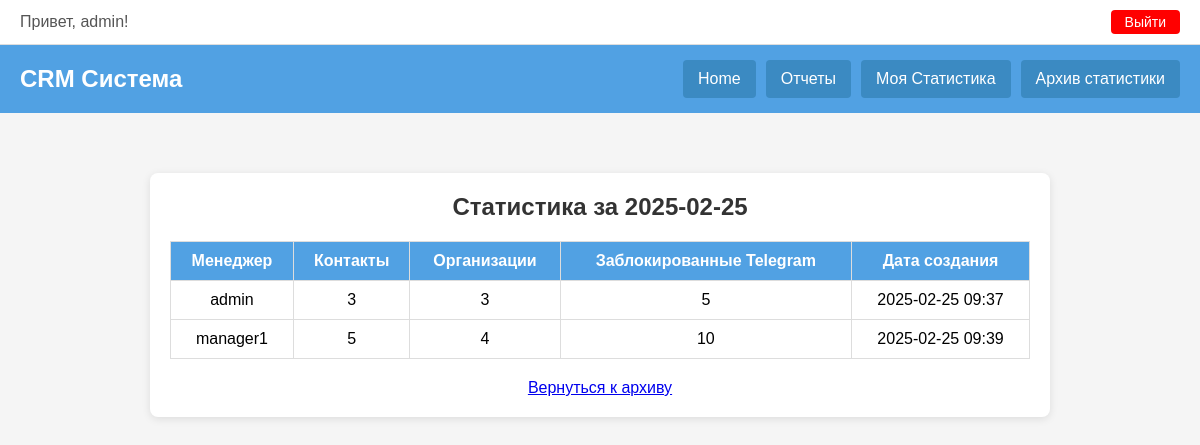
Screenshot of /crm/view-stat-by-date/?report_date=2025-02-25 (signed in) with the database file from the repository.
### crm/models.py (models this page shows, shortened)
class DailyStatistic(models.Model):
    manager = models.ForeignKey(User, on_delete=models.CASCADE)
    report_date = models.DateField(default=timezone.localdate)  # можно оставить для удобства фильтрации
    contacts_count = models.PositiveIntegerField(default=0)
    organizations_count = models.PositiveIntegerField(default=0)
    blocked_telegram_count = models.PositiveIntegerField(default=0)
    created_at = models.DateTimeField(auto_now_add=True)  # фиксирует дату и время создания
    updated_at = models.DateTimeField(auto_now=True)
    class Meta:
        ordering = ('-created_at',)

### crm/views.py (the view)
# urls.py: path('view-stat-by-date/', view_stat_by_date, name='view_stat_by_date'),
@staff_member_required
def view_stat_by_date(request):
    report_date = request.GET.get('report_date')
    if not report_date:
        return render(request, "view_stat_by_date.html", {"error": "Не указан report_date"})
    stats = DailyStatistic.objects.filter(report_date=report_date).order_by('manager__username')
    return render(request, "view_stat_by_date.html", {"stats": stats, "report_date": report_date})

### templates/view_stat_by_date.html (shortened to what this page needs)
{% extends "base.html" %}
{% block content %}
  <div class="stat-detail-container">
    <h2>Статистика за {{ report_date }}</h2>
    {% if stats %}
    <table>
      <thead>
        <tr>
          <th>Менеджер</th>
          <th>Контакты</th>
          <th>Организации</th>
          <th>Заблокированные Telegram</th>
          <th>Дата создания</th>
        </tr>
      </thead>
      <tbody>
        {% for stat in stats %}
        <tr>
          <td>{{ stat.manager.username }}</td>
          <td>{{ stat.contacts_count }}</td>
          <td>{{ stat.organizations_count }}</td>
          <td>{{ stat.blocked_telegram_count }}</td>
          <td>{{ stat.created_at|date:"Y-m-d H:i" }}</td>
        </tr>
        {% endfor %}
      </tbody>
    </table>
    {% else %}
      <p>Нет данных для выбранной даты.</p>
    {% endif %}
    <div style="text-align: center; margin-top: 20px;">
      <a href="{% url 'admin_statistics' %}" class="back-button">Вернуться к архиву</a>
    </div>
  </div>
{% endblock %}

### templates/base.html (shortened to what this page needs)
<!DOCTYPE html>
<html lang="ru">
<head>
</head>
<body>
<div class="top-bar">
    {% if user.is_authenticated %}
        <span class="welcome">Привет, {{ user.username }}!</span>
        <form action="{% url 'logout' %}" method="post" class="logout-form">
            <button type="submit">Выйти</button>
        </form>
    {% else %}
        <a href="{% url 'login' %}">Войти</a>
        <a href="{% url 'register' %}">Регистрация</a>
    {% endif %}
</div>
<div class="header">
    <div class="logo">
        <h1>CRM Система</h1>
    </div>
    <div class="nav-buttons">
        <a href="{% url 'home' %}">Home</a>
        <a href="{% url 'daily_report' %}">Отчеты</a>
        <a href="{% url 'statistics' %}">Моя Статистика</a>
        {% if user.is_staff %}
            <a href="{% url 'admin_statistics' %}">Архив статистики</a>
        {% endif %}
    </div>
</div>
<div class="content">
    {% block content %}
    {% endblock %}
</div>
</body>
</html>

### templates/base.html (style rules this page uses)
* { margin: 0; padding: 0; box-sizing: border-box; }
body { font-family: Arial, sans-serif; background-color: #f5f5f5; }
.top-bar { background-color: #fff; border-bottom: 1px solid #ddd; padding: 10px 20px; display: flex; justify-content: flex-end; align-items: center; font-size: 14px; }
.top-bar .welcome { margin-right: auto; font-size: 16px; color: #555; }
.logout-form button { border: none; color: white; cursor: pointer; font-size: 14px; padding: 4px 14px; background-color: red; border-radius: 4px; margin-left: 15px; transition: background-color 0.3s ease; }
.header { background-color: #51A1E3; width: 100%; padding: 15px 20px; display: flex; justify-content: space-between; align-items: center; }
.header .logo h1 { color: #fff; font-size: 24px; }
.nav-buttons { display: flex; }
.nav-buttons a { color: #fff; text-decoration: none; padding: 10px 15px; margin-left: 10px; background-color: #3b8ac2; border-radius: 4px; transition: background-color 0.3s ease; }
.content { padding: 20px; }

### templates/view_stat_by_date.html (style rules this page uses)
.stat-detail-container { max-width: 900px; margin: 40px auto; padding: 20px; background: #fff; border-radius: 8px; box-shadow: 0 2px 8px rgba(0,0,0,0.1); }
.stat-detail-container h2 { text-align: center; margin-bottom: 20px; color: #333; }
.stat-detail-container table { width: 100%; border-collapse: collapse; }
.stat-detail-container th, .stat-detail-container td { padding: 10px; border: 1px solid #ddd; text-align: center; }
.stat-detail-container th { background-color: #51A1E3; color: #fff; }

### rows the page displays
DailyStatistic: manager.username "admin", contacts_count "3", organizations_count "3", blocked_telegram_count "5", created_at "2025-02-25 09:37"
DailyStatistic: manager.username "manager1", contacts_count "5", organizations_count "4", blocked_telegram_count "10", created_at "2025-02-25 09:39"

### other values shown
{{ user.username }} "admin"
{{ report_date }} "2025-02-25"
